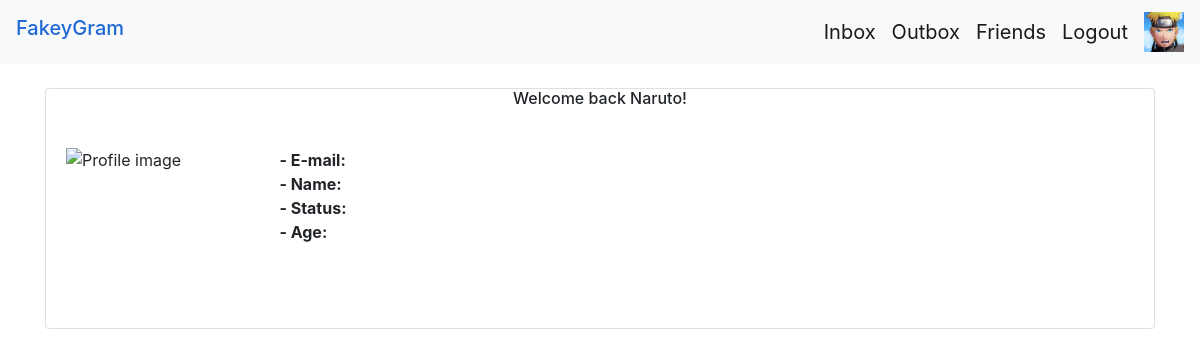
Screenshot of /profile.php (signed in) with the database file from the repository.
### tables this page shows
CREATE TABLE `users` (
  `id` int(100) NOT NULL,
  `email` varchar(255) NOT NULL,
  `name` varchar(255) NOT NULL,
  `password` varchar(255) NOT NULL,
  `pfp` varchar(255) DEFAULT 'default.png',
  `status` varchar(255) DEFAULT 'NOT SET',
  `age` varchar(255) DEFAULT 'NOT SET'
);

### profile.php (the view, shortened to what this page needs)
<?php
    include('scripts/db.php');
    if(isset($_SESSION['email'])) {
        $email = $_SESSION['email'];
    } else {
      header('Location: ./index.php?message=Please login first');
    }
    $user = $_GET['user'];
?>
<!DOCTYPE html>
<html>
<head>
    <link rel="stylesheet" href="extra/css/snackbar.css">
    <link rel="stylesheet" href="https://stackpath.bootstrapcdn.com/bootstrap/4.5.2/css/bootstrap.min.css">
</head>
<body onLoad = "myFunction()">
        <nav class="navbar navbar-expand-lg navbar-light bg-light">
  <h4 style="color :#1e69d4;" class="navbar-brand">FakeyGram</h4>
  <div class="collapse navbar-collapse" id="navbarSupportedContent">
    <ul class="navbar-nav ml-auto">
      <li class="nav-item active">
        <a class="navbar-brand" href="./chats.php">Inbox </a>
      </li>
      <li class="nav-item active">
        <a class="navbar-brand" href="./outbox.php">Outbox </a>
      </li>
      <li class="nav-item active">
        <a class="navbar-brand" href="./friends.php">Friends</a>
      </li>
      <li class="nav-item">
        <a class="navbar-brand" href="./logout.php">Logout</a>
      </li>
      <?php
        $getUser = "SELECT * FROM users WHERE email = '$email'";
        $getUserStatus = mysqli_query($conn,$getUser) or die(mysqli_error($conn));
        $getUserRow = mysqli_fetch_assoc($getUserStatus);
      ?>
      <li class = "nav-item">
        <a href="profile.php?user=<?=$email?>">
          <img src="./pfp/<?=$getUserRow['pfp']?>" alt="Profile image" width = "40" class = "dropdown"/>
        </a>
      </li>
  </div>
</nav>
<div class="container mt-4">
      <?php
        $getProfile = "SELECT * FROM users WHERE email = '$user'";
        $getProfileStatus = mysqli_query($conn,$getProfile) or die(mysqli_error($conn));
        $getProfileRow = mysqli_fetch_assoc($getProfileStatus);
      ?>
        <div class="card">
            <div class="card-title text-center">
                <h6> Welcome back <?=$getUserRow['name']?>!</h6>
            </div>
                <div class="card-body">
                    <img src="./pfp/<?=$getProfileRow['pfp']?>" alt="Profile image" width = "160" height="160" style="float: left;"/>
                    <div style="display: inline-block; position:relative;left:5% ">
                        <strong>- E-mail: <span class="text-muted"><?=$user?></span></strong>
                        <strong><br/>- Name: <span class="text-muted"><?=$getProfileRow['name']?></span></strong>
                        <strong><br/>- Status: <span class="text-muted"><?=$getProfileRow['status']?></span></strong>
                        <strong><br/>- Age: <span class="text-muted"><?=$getProfileRow['age']?></span></strong>
                     </div>
            </div>
        </div>
</body>
</html>

### rows the page displays
users: pfp (picture), name "Naruto"
